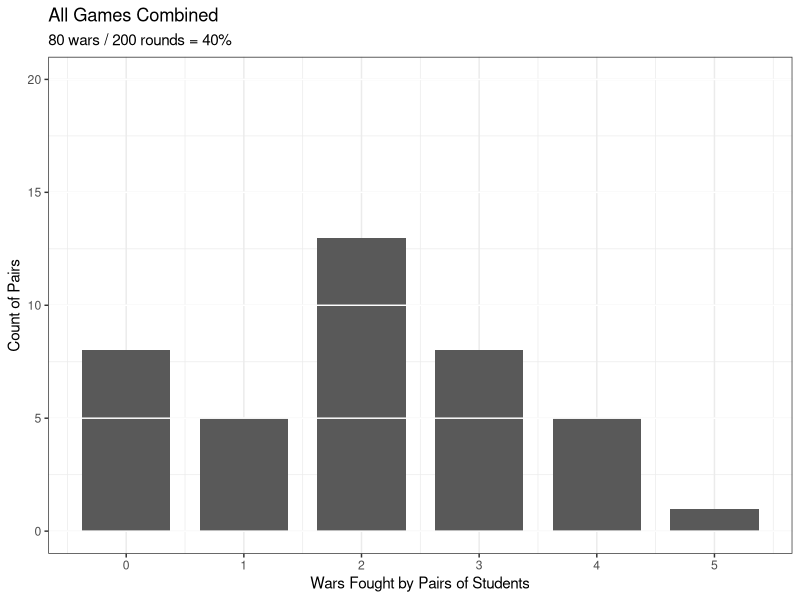
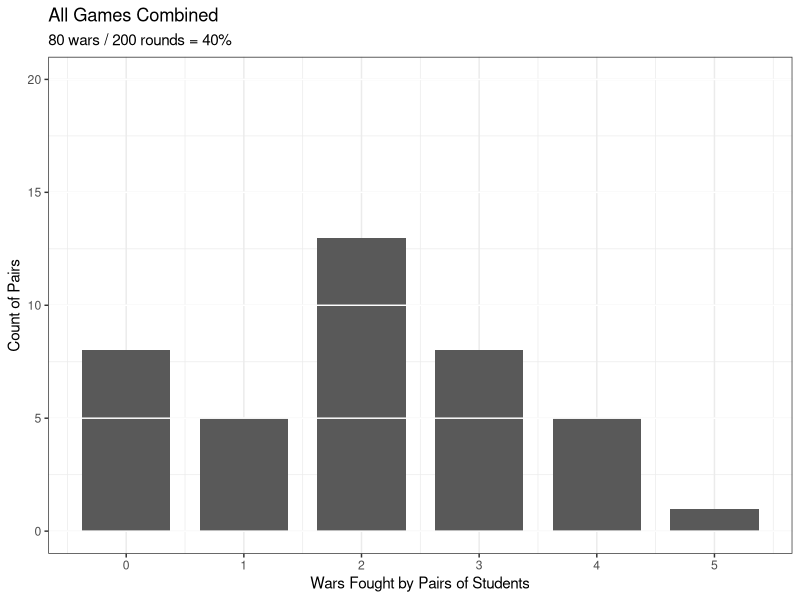
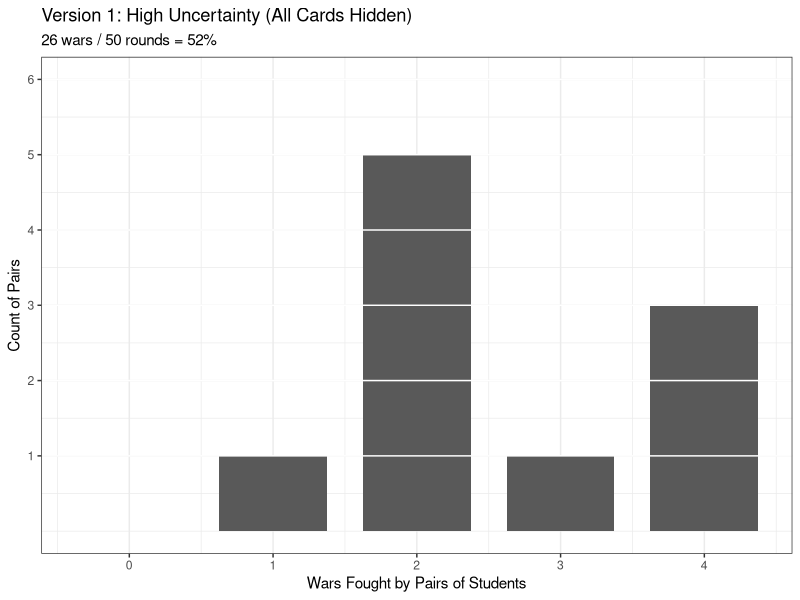
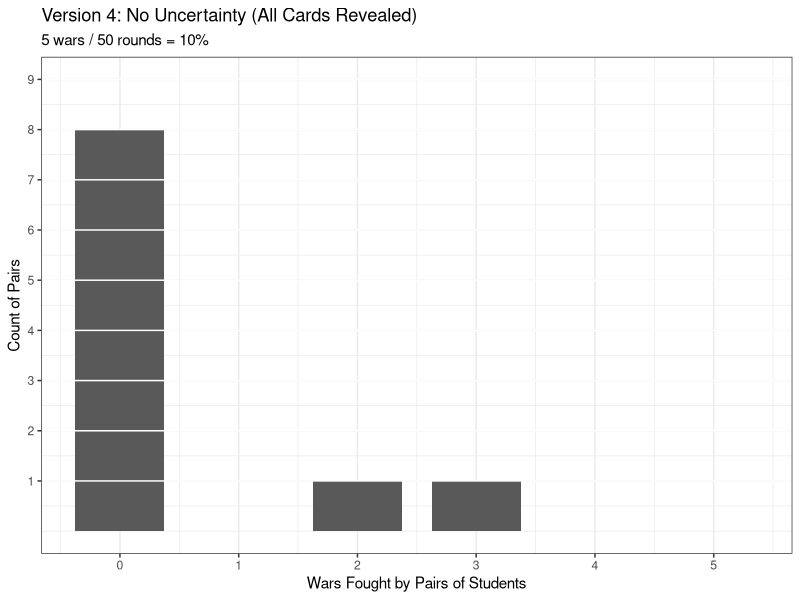
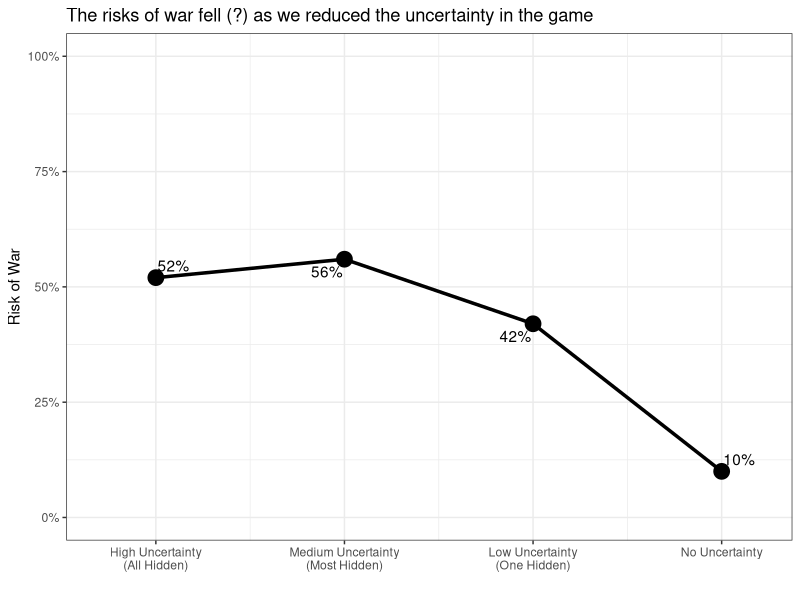

The R source for these figures, in order:
## ---- chunk 1
# background-size="1920px 1080px"
library(tidyverse)
library(readxl)
## ---- chunk 2
library(tidyverse)

# Record class data 
# Last time (FA25): 26, 38, 28, 2

## Spring 2026 (10 pairs)
# Wars and number of pennies for the winner
d <- tibble(
  Version1 = c(1, 2, 4, 2, 4, 2, 2, 3, 4, 2), #  26 total 
  Version2 = c(1, 3, 2, 4, 3, 2, 3, 5, 3, 2), #  28 total 
  Version3 = c(1, 3, 2, 1, 3, 2, 2, 1, 2, 4), #  21 total 
  Version4 = c(0, 3, 0, 0, 2, 0, 0, 0, 0, 0) #  5 total 
)


da <- d |>
  pivot_longer(cols = c(Version1, Version2, Version3, Version4), names_to = "Version", values_to = "Wars")

d2 <- d %>%
  pivot_longer(cols = c(Version1, Version2, Version3, Version4), names_to = "Version", values_to = "Wars") %>%
  mutate(
    Uncertainty = case_when(
      Version == "Version1" ~ "High Uncertainty (All Hidden)",
      Version == "Version2" ~ "Medium Uncertainty (Most Hidden)",
      Version == "Version3" ~ "Low Uncertainty (One Hidden)",
      Version == "Version4" ~ "No Uncertainty"),
    Uncertainty2 = case_when(
      Version == "Version1" ~ "All Cards Hidden",
      Version == "Version2" ~ "Reveal One Card",
      Version == "Version3" ~ "Reveal Two Cards",
      Version == "Version4" ~ "Reveal All Cards"),
    Uncertainty3 = factor(Uncertainty2, levels = c("All Cards Hidden", "Reveal One Card", "Reveal Two Cards", "Reveal All Cards"))
  )

# Bar (all) 500x325
d2 %>%
  ggplot(aes(x = Wars)) +
  geom_bar(width = .75) + #, fill = "darkgrey"
  theme_bw() +
  labs(x = "Wars Fought by Pairs of Students", y = "Count of Pairs", title = "All Games Combined",
       subtitle = str_c(sum(da$Wars), " wars / ", nrow(da) * 5, " rounds = ", round(sum(da$Wars)/(nrow(da) * 5), 3) * 100, "%")) +
  scale_y_continuous(breaks = seq(0, 20, 5)) +
  scale_x_continuous(breaks = seq(0, 5, 1)) +
  geom_hline(yintercept = seq(0, 20, 5), color = "white")

# d2 %>%
#    summarize(
#      pairings = n(),
#      wars = sum(Wars),
#      possible = pairings * 5, #rounds per game
#      proportion = wars/possible
#    )
## ---- chunk 3
# Bar (all) 500x325
p1 <- d2 %>%
  ggplot(aes(x = Wars)) +
  geom_bar(width = .75) + #, fill = "darkgrey"
  theme_bw() +
  labs(x = "Wars Fought by Pairs of Students", y = "Count of Pairs", title = "All Games Combined",
       subtitle = str_c(sum(da$Wars), " wars / ", nrow(da) * 5, " rounds = ", round(sum(da$Wars)/(nrow(da) * 5), 3) * 100, "%")) +
  scale_y_continuous(breaks = seq(0, 20, 5)) +
  scale_x_continuous(breaks = seq(0, 5, 1)) +
  geom_hline(yintercept = seq(0, 20, 5), color = "white")

p1
## ---- chunk 4
# Bar (game version 1) 500x325

da_v1 <- da |> filter(Version == "Version1")

# Identify missing values 0-5 wars and add
x1 <- d2 %>%
  filter(Version == "Version1") %>%
  count(Wars) |>
  select(n)

x2 <- 0:5 %in% x1[[1]]

x3 <- 0:5

d2 %>%
  filter(Version == "Version1") %>%
  count(Wars) %>%
  add_row(Wars = x3[!x2], n = 0) %>%
  arrange(Wars) %>%
  ggplot(aes(x = Wars, y=n)) +
  geom_col(width = .75) +
  theme_bw() +
  labs(x = "Wars Fought by Pairs of Students", y = "Count of Pairs", title = "Version 1: High Uncertainty (All Cards Hidden)",
       subtitle = str_c(sum(da_v1$Wars), " wars / ", nrow(da_v1) * 5, " rounds = ", round(sum(da_v1$Wars)/(nrow(da_v1) * 5), 3) * 100, "%")) +
  scale_x_continuous(breaks = 0:5) +
  scale_y_continuous(breaks = 0:max(x1$n) + 1) +
  geom_hline(yintercept = seq(1, max(x1$n) + 1), color = "white")
## ---- chunk 5
 d2 %>%
   group_by(Version) %>%
   summarize(
     pairings = n(),
     wars = sum(Wars),
     possible = pairings * 5, #rounds per game
     proportion = wars/possible
   ) |>
  filter(Version == "Version1")
## ---- chunk 6
# Bar (game version 1) 500x325

da_v4 <- da |> filter(Version == "Version4")

# Identify missing values 0-5 wars and add
x1 <- d2 %>%
  filter(Version == "Version4") %>%
  count(Wars)

x2 <- 0:5 %in% x1[[1]]

x3 <- 0:5

d2 %>%
  filter(Version == "Version4") %>%
  count(Wars) %>%
  add_row(Wars = x3[!x2], n = 0) %>%
  arrange(Wars) %>%
  ggplot(aes(x = Wars, y=n)) +
  geom_col(width = .75) +
  theme_bw() +
  labs(x = "Wars Fought by Pairs of Students", y = "Count of Pairs", title = "Version 4: No Uncertainty (All Cards Revealed)",
       subtitle = str_c(sum(da_v4$Wars), " wars / ", nrow(da_v4) * 5, " rounds = ", round(sum(da_v4$Wars)/(nrow(da_v4) * 5), 3) * 100, "%")) +
  scale_x_continuous(breaks = 0:5) +
  scale_y_continuous(breaks = 0:max(x1$n) + 1) +
  geom_hline(yintercept = seq(1, max(x1$n) + 1), color = "white")


## ---- chunk 7
 d2 %>%
   group_by(Version) %>%
   summarize(
     pairings = n(),
     wars = sum(Wars),
     possible = pairings * 5, #rounds per game
     proportion = wars/possible
   ) |>
  filter(Version == "Version4")
## ---- chunk 8
# Summary stats
# d2 |>
#   mutate(
#     Uncertainty_f = factor(Uncertainty, levels = c("High Uncertainty (All Hidden)", "Medium Uncertainty (Most Hidden)", "Low Uncertainty (One Hidden)", "No Uncertainty"))
#   ) |>
#   group_by(Uncertainty_f) |>
#    summarize(
#      pairings = n(),
#      wars = sum(Wars),
#      possible = pairings * 5, #rounds per game
#      proportion = round(wars/possible, 2)
#    ) |>
#   select(-pairings) |>
#   kableExtra::kbl(col.names = c("Level of Uncertainty", "Wars", "Rounds", "Proportion")) |>
#   kableExtra::kable_styling(font_size = 30)

# Try a version as a plot
tab1 <- d2 |>
  mutate(
    Uncertainty_f = factor(Uncertainty, levels = c("High Uncertainty (All Hidden)", "Medium Uncertainty (Most Hidden)", "Low Uncertainty (One Hidden)", "No Uncertainty"))
  ) |>
  group_by(Uncertainty_f) |>
   summarize(
     pairings = n(),
     wars = sum(Wars),
     possible = pairings * 5, #rounds per game
     proportion = round(wars/possible, 2)
   ) |>
  select(-pairings) |>
  mutate(
    order1 = 1:4
  )

labs1 <- c("High Uncertainty\n(All Hidden)", "Medium Uncertainty\n(Most Hidden)", "Low Uncertainty\n(One Hidden)", "No Uncertainty")

labs2 <- tab1$proportion

tab1 |>
  ggplot(aes(x = order1, y = proportion)) +
  geom_line(linewidth = 1.2) +
  geom_point(size = 5) +
  scale_y_continuous(limits = c(0, 1), labels = scales::percent_format()) +
  scale_x_continuous(labels = labs1, limits = c(.7,4.2), breaks = 1:4) +
  theme_bw() +
  labs(x = "", y = "Risk of War", title = "The risks of war fell (?) as we reduced the uncertainty in the game") +
  ggrepel::geom_text_repel(aes(label = str_c(100*labs2, "%")))



## ---- chunk 9
d2 |>
  mutate(
    Uncertainty_f = factor(Uncertainty, levels = c("High Uncertainty (All Hidden)", "Medium Uncertainty (Most Hidden)", "Low Uncertainty (One Hidden)", "No Uncertainty"))
  ) |>
  group_by(Uncertainty_f) |>
   summarize(
     pairings = n(),
     wars = sum(Wars),
     possible = pairings * 5, #rounds per game
     proportion = round(wars/possible, 2)
   ) |>
  select(-pairings)
